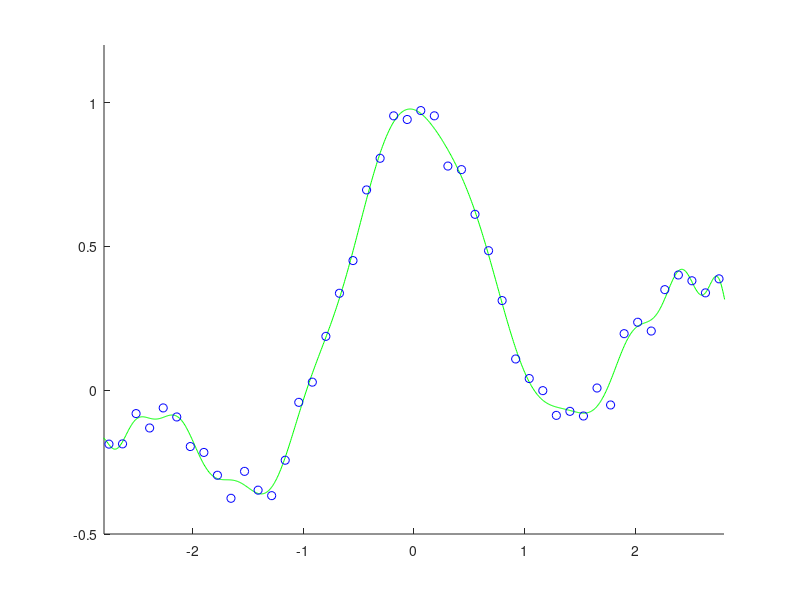

Source code (MATLAB):
n=50; N=1000; x=linspace(-3,3,n)'; X=linspace(-3,3,N)';
pix=pi*x; y=sin(pix)./(pix)+0.1*x+0.05*randn(n,1);

p(:,1)=ones(n,1); P(:,1)=ones(N,1);
for j=1:15
	p(:,2*j)=sin(j/2*x); p(:,2*j+1)=cos(j/2*x);
	P(:,2*j)=sin(j/2*X); P(:,2*j+1)=cos(j/2*X);
end
t=p\y; F=P*t;

figure(1); clf; hold on; axis([-2.8 2.8 -0.5 1.2]);
plot(X,F,'g-'); plot(x,y,'bo');
